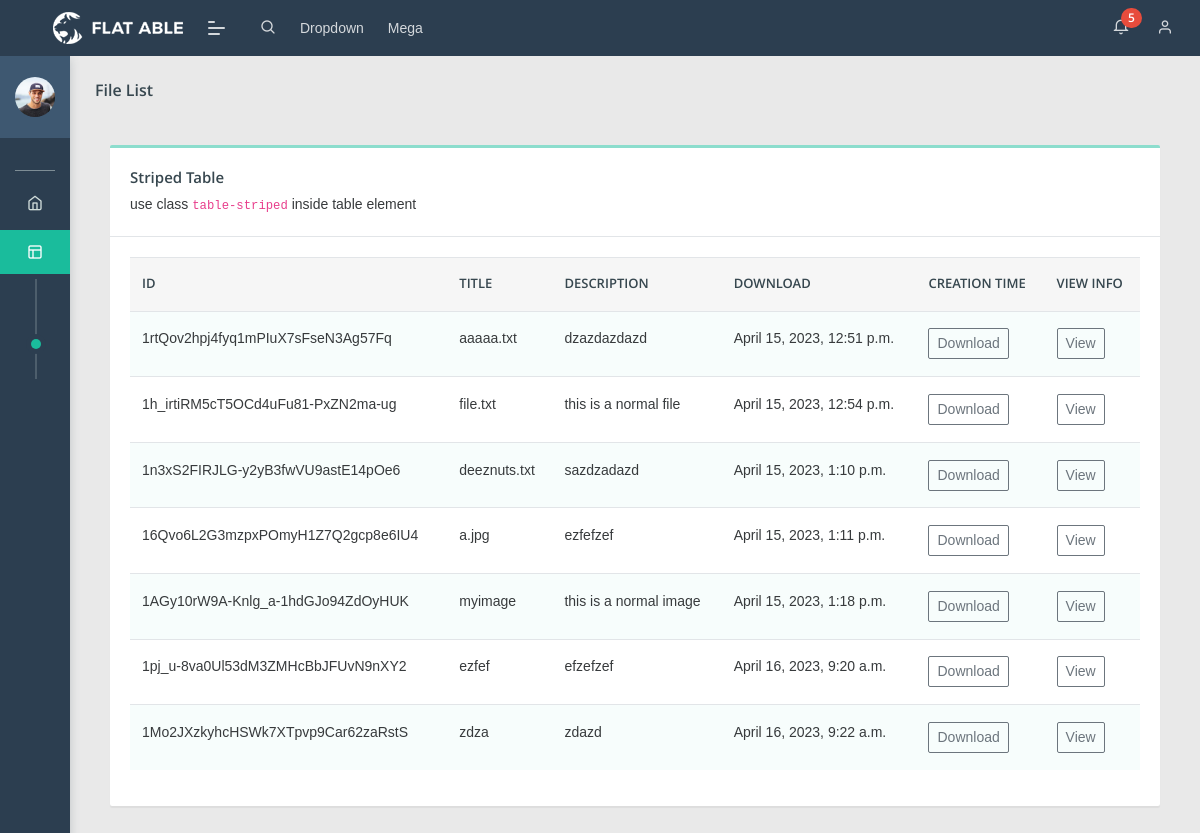
The app's page /ch/list/ (signed in), older data.
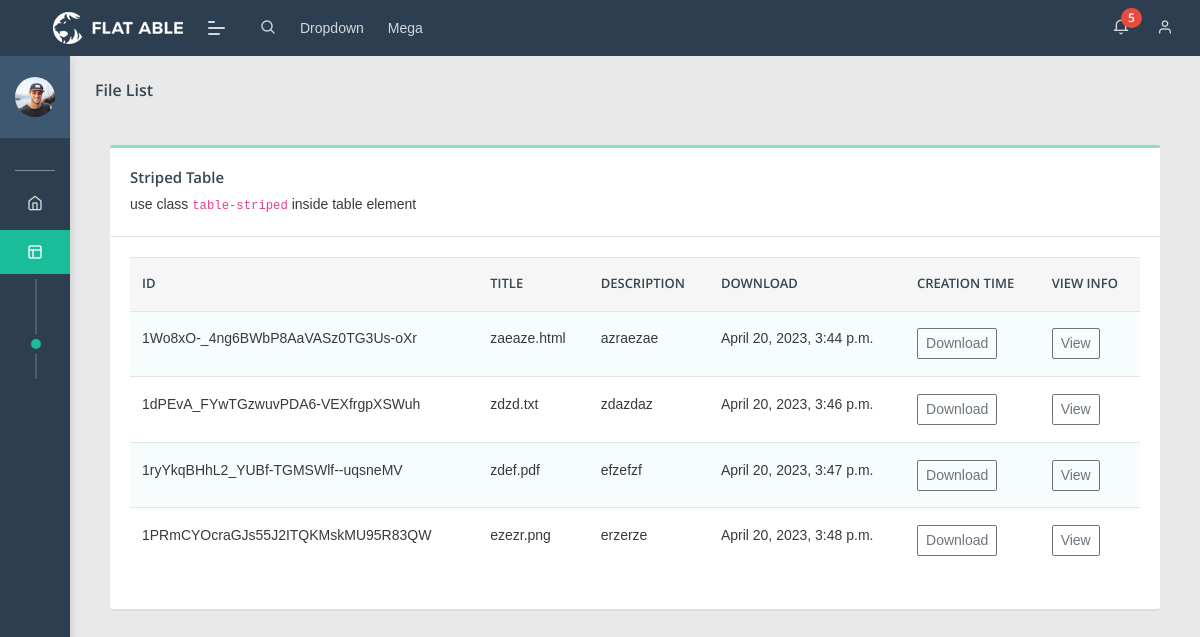
The same page, newer data.
### ChApp/models.py (models this page shows, shortened)
class File(models.Model):
    user = models.ForeignKey(User, on_delete=models.CASCADE)
    title = models.CharField(max_length=250)
    description = models.TextField(blank=True, null=True)
    updated=models.DateTimeField(auto_now=True)
    created=models.DateTimeField(auto_now_add=True)
    file_hash = models.CharField(max_length=50,null = True,blank=True)
    file_id = models.CharField(max_length=100,null = True , blank=True)

### ChApp/views.py (the view)
# urls.py: path('list/',FileList.as_view(),name="file_list"),
class FileList(View):
    def get(self,request,*args,**kwargs):
        user = request.user
        user_files = File.objects.filter(user = user)
        context = {
                'files' : user_files,
        }
        return render(request, 'ChApp/file-list.html', context)

### ChApp/templates/ChApp/file-list.html (shortened to what this page needs)
{% load static%}
<!DOCTYPE html>
<html lang="en">
<head>
    <link rel="stylesheet" href="{% static 'assets/css/style.css' %}">
</head>
<body class="">
    {% block content %}
    {% include 'All/sidebar.html' %}
  {% include 'All/navbar.html' %}
  <section class="pcoded-main-container">
        <div class="pcoded-content">
            <div class="page-header">
                <div class="page-block">
                    <div class="row align-items-center">
                        <div class="col-md-12">
                            <div class="page-header-title">
                                <h5 class="m-b-10">File List</h5>
                            </div>
                        </div>
                    </div>
                </div>
            </div>
            <div class="col-xl-12">
                <div class="card">
                    <div class="card-header">
                        <h5>Striped Table</h5>
                        <span class="d-block m-t-5">use class <code>table-striped</code> inside table element</span>
                    </div>
                    <div class="card-body table-border-style">
                        <div class="table-responsive">
                            <table class="table table-striped">
                                <thead>
                                    <tr>
                                        <th>Id</th>
                                        <th>Title</th>
                                        <th>Description</th>
                                        <th>Download</th>
                                        <th>Creation Time</th>
                                        <th>View Info</th>
                                    </tr>
                                </thead>
                                <tbody>
                                    {% if files %}
                                  {% for file in files %}
                                    <tr>
                                        <td>{{file.file_id}}</td>
                                        <td>{{file.title}}</td>
                                        <td>{{file.description}}</td>
                                        <td>{{file.created}}</td>
                                        <td><a href="{% url 'file-download' file.file_id %}" class="btn btn-sm btn-outline-secondary">Download</a></td>
                                        <td><a href="{% url 'view-modify' file.file_id %}" class="btn btn-sm btn-outline-secondary">View</a></td>
                                    </tr>
                                  {% endfor %}
                                  {% endif %}
                                </tbody>
                            </table>
                        </div>
                    </div>
                </div>
            </div>
        </div>
    </section>
    {% endblock %}
</body>
</html>

### templates/All/sidebar.html (shortened to what this page needs)
{% load static %}
<nav class="pcoded-navbar  ">
    <div class="navbar-wrapper  ">
        <div class="navbar-content scroll-div " >
            <div class="">
                <div class="main-menu-header">
                    <img class="img-radius" src="{% static 'assets/images/user/avatar-2.jpg' %}" alt="User-Profile-Image">
                    <div class="user-details">
                    </div>
                </div>
            </div>
            <ul class="nav pcoded-inner-navbar ">
                <li class="nav-item pcoded-menu-caption">
                </li>
                <li class="nav-item">
                    <a href="{% url 'home' %}" class="nav-link "><span class="pcoded-micon"><i class="feather icon-home"></i></span><span class="pcoded-mtext">Home</span></a>
                </li>
                <li class="nav-item pcoded-hasmenu">
                    <a href="#!" class="nav-link "><span class="pcoded-micon"><i class="feather icon-layout"></i></span><span class="pcoded-mtext">Files</span></a>
                    <ul class="pcoded-submenu">
                        <li><a href="{% url 'file_upload' %}">Upload Files</a></li>
                        <li><a href="{% url 'file_list' %}">File List</a></li>
                    </ul>
                </li>
            </ul>
        </div>
    </div>
</nav>

### templates/All/navbar.html (shortened to what this page needs)
{% load static %}
<header class="navbar pcoded-header navbar-expand-lg navbar-light header-dark">
    <div class="m-header">
        <a class="mobile-menu" id="mobile-collapse" href="#!"><span></span></a>
        <a href="#!" class="b-brand">
            <img src="{% static 'assets/images/logo.png' %}" alt="" class="logo">
        </a>
    </div>
    <div class="collapse navbar-collapse">
        <ul class="navbar-nav mr-auto">
            <li class="nav-item">
                <a href="#!" class="pop-search"><i class="feather icon-search"></i></a>
            </li>
            <li class="nav-item">
                <div class="dropdown">
                    <a class="dropdown-toggle h-drop" href="#" data-toggle="dropdown">
                        Dropdown
                    </a>
                </div>
            </li>
            <li class="nav-item">
                <div class="dropdown mega-menu">
                    <a class="dropdown-toggle h-drop" href="#" data-toggle="dropdown">
                        Mega
                    </a>
                </div>
            </li>
        </ul>
        <ul class="navbar-nav ml-auto">
            <li>
                <div class="dropdown">
                    <a class="dropdown-toggle" href="#" data-toggle="dropdown">
                        <i class="icon feather icon-bell"></i>
                        <span class="badge badge-pill badge-danger">5</span>
                    </a>
                </div>
            </li>
            <li>
                <div class="dropdown drp-user">
                    <a href="#" class="dropdown-toggle" data-toggle="dropdown">
                        <i class="feather icon-user"></i>
                    </a>
                </div>
            </li>
        </ul>
    </div>
</header>

Row changes from the older to the newer data that the page shows:
removed File: file_id "1rtQov2hpj4fyq1mPIuX7sFseN3Ag57Fq", title "aaaaa.txt", description "dzazdazdazd", created "April 15, 2023, 12:51 p.m."
removed File: file_id "1h_irtiRM5cT5OCd4uFu81-PxZN2ma-ug", title "file.txt", description "this is a normal file", created "April 15, 2023, 12:54 p.m."
removed File: file_id "1n3xS2FIRJLG-y2yB3fwVU9astE14pOe6", title "deeznuts.txt", description "sazdzadazd", created "April 15, 2023, 1:10 p.m."
removed File: file_id "16Qvo6L2G3mzpxPOmyH1Z7Q2gcp8e6IU4", title "a.jpg", description "ezfefzef", created "April 15, 2023, 1:11 p.m."
removed File: file_id "1AGy10rW9A-Knlg_a-1hdGJo94ZdOyHUK", title "myimage", description "this is a normal image", created "April 15, 2023, 1:18 p.m."
removed File: file_id "1pj_u-8va0Ul53dM3ZMHcBbJFUvN9nXY2", title "ezfef", description "efzefzef", created "April 16, 2023, 9:20 a.m."
removed File: file_id "1Mo2JXzkyhcHSWk7XTpvp9Car62zaRstS", title "zdza", description "zdazd", created "April 16, 2023, 9:22 a.m."
added File: file_id "1Wo8xO-_4ng6BWbP8AaVASz0TG3Us-oXr", title "zaeaze.html", description "azraezae", created "April 20, 2023, 3:44 p.m."
added File: file_id "1dPEvA_FYwTGzwuvPDA6-VEXfrgpXSWuh", title "zdzd.txt", description "zdazdaz", created "April 20, 2023, 3:46 p.m."
added File: file_id "1ryYkqBHhL2_YUBf-TGMSWlf--uqsneMV", title "zdef.pdf", description "efzefzf", created "April 20, 2023, 3:47 p.m."
added File: file_id "1PRmCYOcraGJs55J2ITQKMskMU95R83QW", title "ezezr.png", description "erzerze", created "April 20, 2023, 3:48 p.m."
